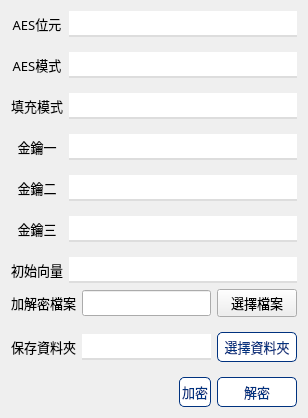
         <widget class="QWidget" name="filePage">
          <layout class="QVBoxLayout" name="verticalLayout_3" stretch="1,1">
           <item>
            <layout class="QGridLayout" name="fileForm" columnstretch="1,5">
             <property name="verticalSpacing">
              <number>15</number>
             </property>
             <item row="1" column="0">
              <widget class="QLabel" name="fileAESModeLabel">
               <property name="font">
                <font>
                 <family>微軟正黑體</family>
                 <pointsize>10</pointsize>
                </font>
               </property>
               <property name="text">
                <string>AES模式</string>
               </property>
               <property name="alignment">
                <set>Qt::AlignCenter</set>
               </property>
              </widget>
             </item>
             <item row="6" column="1">
              <widget class="QLineEdit" name="fileAESIv">
               <property name="font">
                <font>
                 <family>微軟正黑體</family>
                 <pointsize>10</pointsize>
                </font>
               </property>
               <property name="styleSheet">
                <string notr="true">#fileAESIv{
	background-color: white;
	border: 0;
	border-style: none;

	border-bottom: 2px solid #ddd;

	padding: 2px 3px 2px 3px;
}

#fileAESIv:hover{
	background-color: white;
	border: 0;
	border-style: none;

	border-bottom: 2px solid #00327F;

	padding: 2px 3px 2px 3px;
}

#fileAESIv:focus{
	background-color: white;
	border: 0;
	border-style: none;

	border-bottom: 2px solid #00327F;

	padding: 2px 3px 2px 3px;
}</string>
               </property>
              </widget>
             </item>
             <item row="4" column="0">
              <widget class="QLabel" name="fileAESKey2Label">
               <property name="font">
                <font>
                 <family>微軟正黑體</family>
                 <pointsize>10</pointsize>
                </font>
               </property>
               <property name="text">
                <string>金鑰二</string>
               </property>
               <property name="alignment">
                <set>Qt::AlignCenter</set>
               </property>
              </widget>
             </item>
             <item row="3" column="1">
              <widget class="QLineEdit" name="fileAESKey1">
               <property name="font">
                <font>
                 <family>微軟正黑體</family>
                 <pointsize>10</pointsize>
                </font>
               </property>
               <property name="styleSheet">
                <string notr="true">#fileAESKey1{
	background-color: white;
	border: 0;
	border-style: none;

	border-bottom: 2px solid #ddd;

	padding: 2px 3px 2px 3px;
}

#fileAESKey1:hover{
	background-color: white;
	border: 0;
	border-style: none;

	border-bottom: 2px solid #00327F;

	padding: 2px 3px 2px 3px;
}

#fileAESKey1:focus{
	background-color: white;
	border: 0;
	border-style: none;

	border-bottom: 2px solid #00327F;

	padding: 2px 3px 2px 3px;
}</string>
               </property>
              </widget>
             </item>
             <item row="5" column="0">
              <widget class="QLabel" name="fileAESKey3Label">
               <property name="font">
                <font>
                 <family>微軟正黑體</family>
                 <pointsize>10</pointsize>
                </font>
               </property>
               <property name="text">
                <string>金鑰三</string>
               </property>
               <property name="alignment">
                <set>Qt::AlignCenter</set>
               </property>
              </widget>
             </item>
             <item row="6" column="0">
              <widget class="QLabel" name="fileAESIvLabel">
               <property name="font">
                <font>
                 <family>微軟正黑體</family>
                 <pointsize>10</pointsize>
                </font>
               </property>
               <property name="text">
                <string>初始向量</string>
               </property>
               <property name="alignment">
                <set>Qt::AlignCenter</set>
               </property>
              </widget>
             </item>
             <item row="0" column="0">
              <widget class="QLabel" name="fileAESBitsLabel">
               <property name="font">
                <font>
                 <family>微軟正黑體</family>
                 <pointsize>10</pointsize>
                </font>
               </property>
               <property name="text">
                <string>AES位元</string>
               </property>
               <property name="alignment">
                <set>Qt::AlignCenter</set>
               </property>
              </widget>
             </item>
             <item row="2" column="1">
              <widget class="QComboBox" name="fileAESPaddingMode">
               <property name="font">
                <font>
                 <family>微軟正黑體</family>
                 <pointsize>10</pointsize>
                </font>
               </property>
               <property name="styleSheet">
                <string notr="true">#fileAESPaddingMode{
	border: 0;
	border-style: none;
	border-bottom: 2px solid #ddd;

	background-color: white;

	padding: 2px 3px 2px 3px;
}

#fileAESPaddingMode:hover{
	border: 0;
	border-style: none;
	border-bottom: 2px solid #00327F;

	background-color: white;

	padding: 2px 3px 2px 3px;

	color: #00327F;
}

#fileAESPaddingMode:focus{
	border: 0;
	border-style: none;
	border-bottom: 2px solid #00327F;

	background-color: white;

	padding: 2px 3px 2px 3px;

	color: #00327F;
}

#fileAESPaddingMode::drop-down {
   	border: 0px;
	background-color: white;

	padding: 2px 2px 2px 2px;
}

#fileAESPaddingMode::down-arrow {
    image: url(:/AESMain/images/svg/down.svg);
    width: 10px;
    height: 10px;
}</string>
               </property>
              </widget>
             </item>
             <item row="4" column="1">
              <widget class="QLineEdit" name="fileAESKey2">
               <property name="font">
                <font>
                 <family>微軟正黑體</family>
                 <pointsize>10</pointsize>
                </font>
               </property>
               <property name="styleSheet">
                <string notr="true">#fileAESKey2{
	background-color: white;
	border: 0;
	border-style: none;

	border-bottom: 2px solid #ddd;

	padding: 2px 3px 2px 3px;
}

#fileAESKey2:hover{
	background-color: white;
	border: 0;
	border-style: none;

	border-bottom: 2px solid #00327F;

	padding: 2px 3px 2px 3px;
}

#fileAESKey2:focus{
	background-color: white;
	border: 0;
	border-style: none;

	border-bottom: 2px solid #00327F;

	padding: 2px 3px 2px 3px;
}</string>
               </property>
              </widget>
             </item>
             <item row="2" column="0">
              <widget class="QLabel" name="filePaddingModeLabel">
               <property name="font">
                <font>
                 <family>微軟正黑體</family>
                 <pointsize>10</pointsize>
                </font>
               </property>
               <property name="text">
                <string>填充模式</string>
               </property>
               <property name="alignment">
                <set>Qt::AlignCenter</set>
               </property>
              </widget>
             </item>
             <item row="0" column="1">
              <widget class="QComboBox" name="fileAESBits">
               <property name="font">
                <font>
                 <family>微軟正黑體</family>
                 <pointsize>10</pointsize>
                </font>
               </property>
               <property name="styleSheet">
                <string notr="true">#fileAESBits{
	border: 0;
	border-style: none;
	border-bottom: 2px solid #ddd;

	background-color: white;

	padding: 2px 3px 2px 3px;
}

#fileAESBits:hover{
	border: 0;
	border-style: none;
	border-bottom: 2px solid #00327F;

	background-color: white;

	padding: 2px 3px 2px 3px;

	color: #00327F;
}

#fileAESBits:focus{
	border: 0;
	border-style: none;
	border-bottom: 2px solid #00327F;

	background-color: white;

	padding: 2px 3px 2px 3px;

	color: #00327F;
}

#fileAESBits::drop-down {
   	border: 0px;
	background-color: white;

	padding: 2px 2px 2px 2px;
}

#fileAESBits::down-arrow {
    image: url(:/AESMain/images/svg/down.svg);
    width: 10px;
    height: 10px;
}</string>
               </property>
              </widget>
             </item>
             <item row="3" column="0">
              <widget class="QLabel" name="fileAESKey1Label">
               <property name="font">
                <font>
                 <family>微軟正黑體</family>
                 <pointsize>10</pointsize>
                </font>
               </property>
               <property name="text">
                <string>金鑰一</string>
               </property>
               <property name="alignment">
                <set>Qt::AlignCenter</set>
               </property>
              </widget>
             </item>
             <item row="1" column="1">
              <widget class="QComboBox" name="fileAESMode">
               <property name="font">
                <font>
                 <family>微軟正黑體</family>
                 <pointsize>10</pointsize>
                </font>
               </property>
               <property name="styleSheet">
                <string notr="true">#fileAESMode{
	border: 0;
	border-style: none;
	border-bottom: 2px solid #ddd;

	background-color: white;

	padding: 2px 3px 2px 3px;
}

#fileAESMode:hover{
	border: 0;
	border-style: none;
	border-bottom: 2px solid #00327F;

	background-color: white;

	padding: 2px 3px 2px 3px;

	color: #00327F;
}

#fileAESMode:focus{
	border: 0;
	border-style: none;
	border-bottom: 2px solid #00327F;

	background-color: white;

	padding: 2px 3px 2px 3px;

	color: #00327F;
}

#fileAESMode::drop-down {
   	border: 0px;
	background-color: white;

	padding: 2px 2px 2px 2px;
}

#fileAESMode::down-arrow {
    image: url(:/AESMain/images/svg/down.svg);
    width: 10px;
    height: 10px;
}</string>
               </property>
              </widget>
             </item>
             <item row="5" column="1">
              <widget class="QLineEdit" name="fileAESKey3">
               <property name="font">
                <font>
                 <family>微軟正黑體</family>
                 <pointsize>10</pointsize>
                </font>
               </property>
               <property name="styleSheet">
                <string notr="true">#fileAESKey3{
	background-color: white;
	border: 0;
	border-style: none;

	border-bottom: 2px solid #ddd;

	padding: 2px 3px 2px 3px;
}

#fileAESKey3:hover{
	background-color: white;
	border: 0;
	border-style: none;

	border-bottom: 2px solid #00327F;

	padding: 2px 3px 2px 3px;
}

#fileAESKey3:focus{
	background-color: white;
	border: 0;
	border-style: none;

	border-bottom: 2px solid #00327F;

	padding: 2px 3px 2px 3px;
}</string>
               </property>
              </widget>
             </item>
            </layout>
           </item>
           <item>
            <layout class="QGridLayout" name="fileControl" columnstretch="1,3,1,1" rowminimumheight="0,0,0">
             <property name="verticalSpacing">
              <number>15</number>
             </property>
             <item row="0" column="1" colspan="2">
              <widget class="QLineEdit" name="file">
               <property name="font">
                <font>
                 <family>微軟正黑體</family>
                 <pointsize>10</pointsize>
                </font>
               </property>
               <property name="styleSheet">
                <string notr="true">#file{
	background-color: white;
	border: 0;
	border-style: none;

	border-bottom: 2px solid #ddd;

	padding: 2px 3px 2px 3px;
}

#file:hover{
	background-color: white;
	border: 0;
	border-style: none;

	border-bottom: 2px solid #00327F;

	padding: 2px 3px 2px 3px;
}

#file:focus{
	background-color: white;
	border: 0;
	border-style: none;

	border-bottom: 2px solid #00327F;

	padding: 2px 3px 2px 3px;
}</string>
               </property>
              </widget>
             </item>
             <item row="2" column="2">
              <widget class="QPushButton" name="fileEncrypt">
               <property name="font">
                <font>
                 <family>微軟正黑體</family>
                 <pointsize>10</pointsize>
                </font>
               </property>
               <property name="cursor">
                <cursorShape>PointingHandCursor</cursorShape>
               </property>
               <property name="styleSheet">
                <string notr="true">#fileEncrypt{
	background-color: white;
	border: 1px;
	border-style: solid;
	border-color: #00327F;
	border-radius: 5px;

	padding: 4px 2px 4px 2px;

	color: #00327F;
}

#fileEncrypt:hover{
	background-color: #00327F;
	border: 1px;
	border-style: solid;
	border-color: #00327F;
	border-radius: 5px;

	padding: 2px 2px 2px 2px;

	color: white;
}

#fileEncrypt:pressed{
	background-color: #00304A;
	border: 1px;
	border-style: solid;
	border-color: #00327F;
	border-radius: 5px;

	padding: 2px 2px 2px 2px;

	color: white;
}</string>
               </property>
               <property name="text">
                <string>加密</string>
               </property>
              </widget>
             </item>
             <item row="0" column="3">
              <widget class="QPushButton" name="pickFile">
               <property name="font">
                <font>
                 <family>微軟正黑體</family>
                 <pointsize>10</pointsize>
                </font>
               </property>
               <property name="cursor">
                <cursorShape>PointingHandCursor</cursorShape>
               </property>
               <property name="styleSheet">
                <string notr="true">#pickFile{
	background-color: white;
	border: 1px;
	border-style: solid;
	border-color: #00327F;
	border-radius: 5px;

	padding: 4px 2px 4px 2px;

	color: #00327F;
}

#pickFile:hover{
	background-color: #00327F;
	border: 1px;
	border-style: solid;
	border-color: #00327F;
	border-radius: 5px;

	padding: 2px 2px 2px 2px;

	color: white;
}

#pickFile:pressed{
	background-color: #00304A;
	border: 1px;
	border-style: solid;
	border-color: #00327F;
	border-radius: 5px;

	padding: 2px 2px 2px 2px;

	color: white;
}</string>
               </property>
               <property name="text">
                <string>選擇檔案</string>
               </property>
              </widget>
             </item>
             <item row="0" column="0">
              <widget class="QLabel" name="fileLabel">
               <property name="sizePolicy">
                <sizepolicy hsizetype="Minimum" vsizetype="Ignored">
                 <horstretch>0</horstretch>
                 <verstretch>0</verstretch>
                </sizepolicy>
               </property>
               <property name="font">
                <font>
                 <family>微軟正黑體</family>
                 <pointsize>10</pointsize>
                </font>
               </property>
               <property name="text">
                <string>加解密檔案</string>
               </property>
               <property name="scaledContents">
                <bool>false</bool>
               </property>
               <property name="alignment">
                <set>Qt::AlignCenter</set>
               </property>
               <property name="wordWrap">
                <bool>true</bool>
               </property>
              </widget>
             </item>
             <item row="1" column="1" colspan="2">
              <widget class="QLineEdit" name="place">
               <property name="font">
                <font>
                 <family>微軟正黑體</family>
                 <pointsize>10</pointsize>
                </font>
               </property>
               <property name="styleSheet">
                <string notr="true">#place{
	background-color: white;
	border: 0;
	border-style: none;

	border-bottom: 2px solid #ddd;

	padding: 2px 3px 2px 3px;
}

#place:hover{
	background-color: white;
	border: 0;
	border-style: none;

	border-bottom: 2px solid #00327F;

	padding: 2px 3px 2px 3px;
}

#place:focus{
	background-color: white;
	border: 0;
	border-style: none;

	border-bottom: 2px solid #00327F;

	padding: 2px 3px 2px 3px;
}</string>
               </property>
              </widget>
             </item>
             <item row="1" column="0">
              <widget class="QLabel" name="placeLabel">
               <property name="font">
                <font>
                 <family>微軟正黑體</family>
                 <pointsize>10</pointsize>
                </font>
               </property>
               <property name="text">
                <string>保存資料夾</string>
               </property>
               <property name="alignment">
                <set>Qt::AlignCenter</set>
               </property>
              </widget>
             </item>
             <item row="1" column="3">
              <widget class="QPushButton" name="pickPlace">
               <property name="font">
                <font>
                 <family>微軟正黑體</family>
                 <pointsize>10</pointsize>
                </font>
               </property>
               <property name="cursor">
                <cursorShape>PointingHandCursor</cursorShape>
               </property>
               <property name="styleSheet">
                <string notr="true">#pickPlace{
	background-color: white;
	border: 1px;
	border-style: solid;
	border-color: #00327F;
	border-radius: 5px;

	padding: 4px 2px 4px 2px;

	color: #00327F;
}

#pickPlace:hover{
	background-color: #00327F;
	border: 1px;
	border-style: solid;
	border-color: #00327F;
	border-radius: 5px;

	padding: 2px 2px 2px 2px;

	color: white;
}

#pickPlace:pressed{
	background-color: #00304A;
	border: 1px;
	border-style: solid;
	border-color: #00327F;
	border-radius: 5px;

	padding: 2px 2px 2px 2px;

	color: white;
}</string>
               </property>
               <property name="text">
                <string>選擇資料夾</string>
               </property>
              </widget>
             </item>
             <item row="2" column="3">
              <widget class="QPushButton" name="fileDecrypt">
               <property name="font">
                <font>
                 <family>微軟正黑體</family>
                 <pointsize>10</pointsize>
                </font>
               </property>
               <property name="cursor">
                <cursorShape>PointingHandCursor</cursorShape>
               </property>
               <property name="styleSheet">
                <string notr="true">#fileDecrypt{
	background-color: white;
	border: 1px;
	border-style: solid;
	border-color: #00327F;
	border-radius: 5px;

	padding: 4px 2px 4px 2px;

	color: #00327F;
}

#fileDecrypt:hover{
	background-color: #00327F;
	border: 1px;
	border-style: solid;
	border-color: #00327F;
	border-radius: 5px;

	padding: 2px 2px 2px 2px;

	color: white;
}

#fileDecrypt:pressed{
	background-color: #00304A;
	border: 1px;
	border-style: solid;
	border-color: #00327F;
	border-radius: 5px;

	padding: 2px 2px 2px 2px;

	color: white;
}</string>
               </property>
               <property name="text">
                <string>解密</string>
               </property>
              </widget>
             </item>
            </layout>
           </item>
          </layout>
         </widget>
